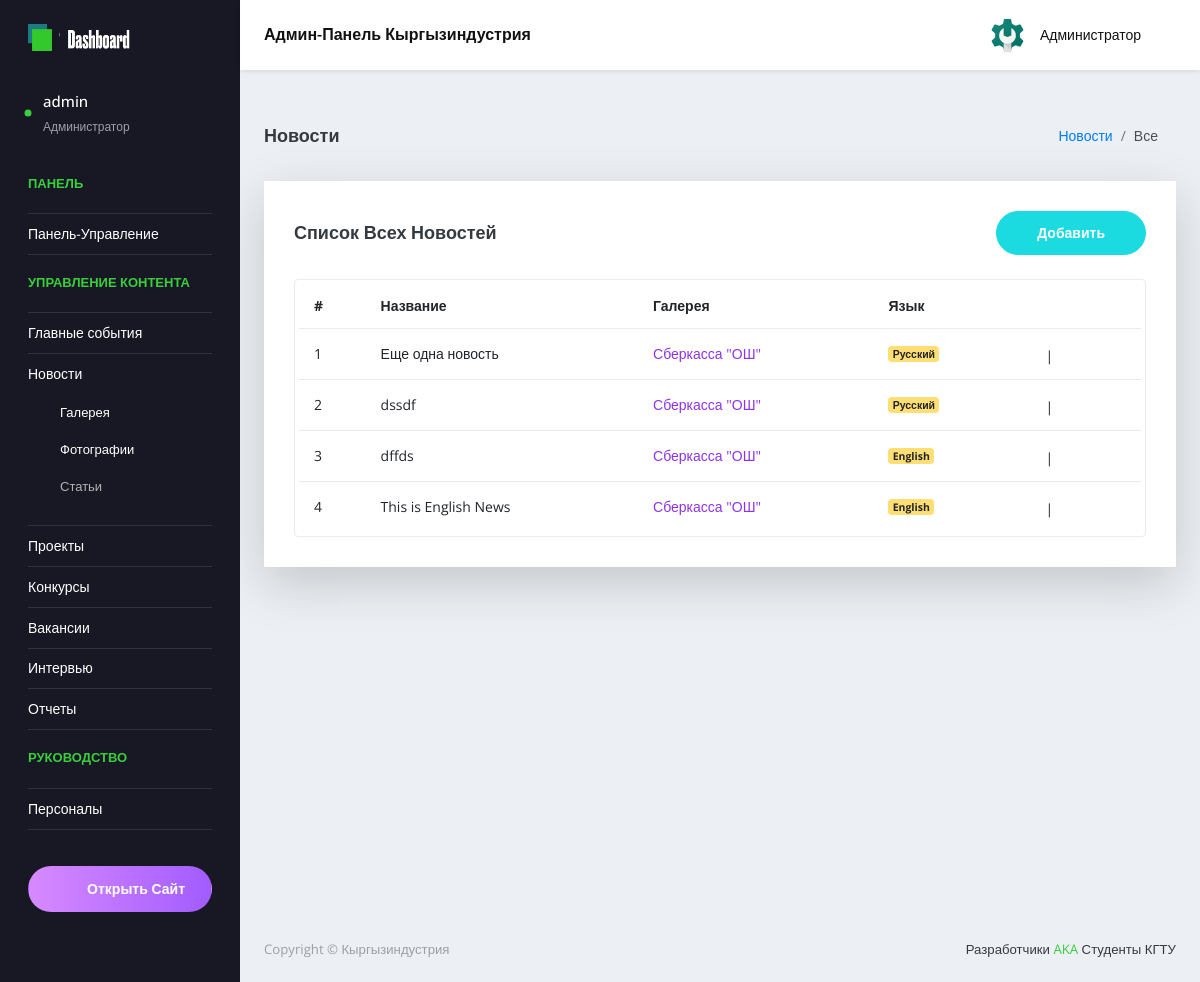
Before: /ru/admin-panel/news/all/ (signed in) with the older database file.
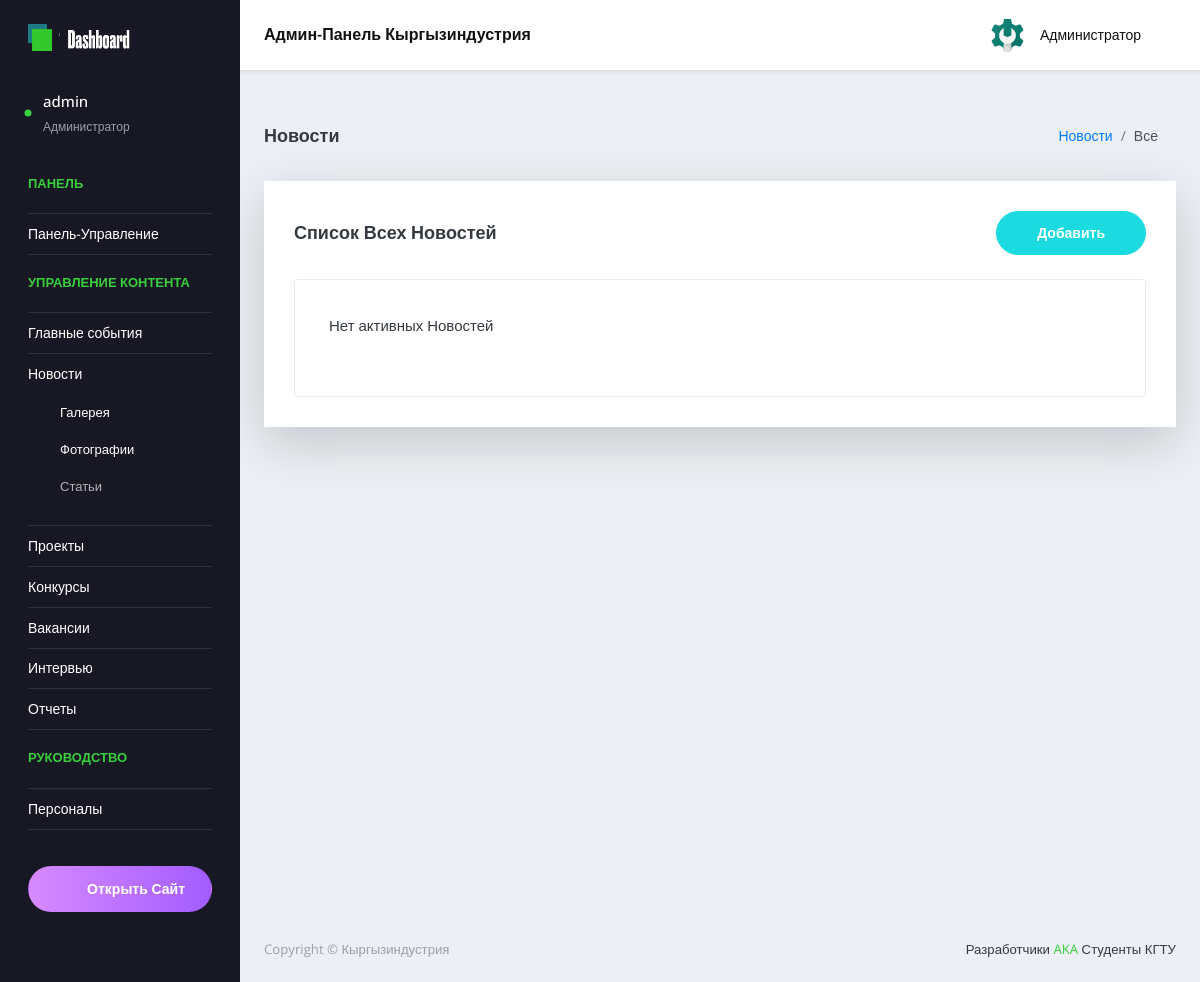
After: the same page with the newer database file.
### main/models.py (models this page shows, shortened)
class News(models.Model):
    Title=models.CharField(max_length=100,verbose_name="Заголовок новости", unique=True,error_messages={'unique':"Новость с таким названием уже существует!"})
    Short_Description = models.CharField(max_length=200,verbose_name="Краткое описание")
    Description=RichTextField(verbose_name="Описание")
    Date_added=models.DateTimeField(verbose_name="Дата публикации", default=now)
    Language= models.CharField(
                               max_length = 10,
                               choices = LanguageChoice.choices,
                               default = LanguageChoice.RU,
                               verbose_name = "Язык"
                               )
    Gallery=models.ForeignKey("galleryNews",on_delete=models.RESTRICT,verbose_name="Галерея")
    class Meta:
        ordering = ['-id']

class GalleryNews(models.Model):
    Name=models.CharField(max_length=70,verbose_name="Название галереи", unique=True,error_messages={'unique':"Галерея с таким названием уже существует!"})
    class Meta:
        db_table="galleryNews"
        ordering = ['-id']
    def __str__(self) -> str:
        return self.Name

### main/views.py (the view)
# urls.py: path('admin-panel/news/all/', views.NewsListView.as_view(), name='news_all'),
class NewsListView(LoginRequiredMixin, NewsView, ListView):
    login_url = 'login_page'
    template_name = 'admin/pages/news/news-all.html'
    paginate_by = 10

### main/templates/admin/pages/news/news-all.html (shortened to what this page needs)
{% extends 'admin/admin_base.html' %}
{% load static %}
  {% block content %}
      <div class="content-wrapper">
            <div class="page-header">
              <h3 class="page-title">Новости</h3>
              <nav aria-label="breadcrumb">
                <ol class="breadcrumb">
                  <li class="breadcrumb-item"><a href="#">Новости</a></li>
                  <li class="breadcrumb-item active" aria-current="page">Все</li>
                </ol>
              </nav>
            </div>
            <div class="row">
              <div class="col-lg-12 grid-margin stretch-card">
                <div class="card shadow-lg">
                  <div class="card-body">
                    <div class="d-sm-flex align-items-center mb-4">
                      <h4 class="card-title mb-sm-0">Список всех новостей</h4>
                      <a href="{% url 'news_create' %}" class="btn btn-primary btn-rounded my-1 my-sm-0 ml-auto">
                        Добавить
                      </a>
                    </div>
                    <div class="table-responsive border rounded p-1">
                      <table class="table table-hover">
                        {% if news_list %}
                        <thead>
                          <tr>
                            <th class="font-weight-bold">#</th>
                            <th class="font-weight-bold">Название</th>
                            <th class="font-weight-bold">Галерея</th>
                            <th class="font-weight-bold">Язык</th>
                          </tr>
                        </thead>
                        <tbody>
                          {% for news in news_list %}
                          <tr>
                            <td>{{forloop.counter}}</td>
                            <td class="td-title" >{{news.Title }}</td>
                            <td class="td-title text-info">{{news.Gallery}}</td>
                            <td><label class="badge badge-warning">{{news.Language}}</label></td>
                            <td class="edit-delete-icons">
                              <a href="{% url 'news_update' news.id %}"><i class="icon-pencil"></i></a> |
                              <a href="{% url 'news_delete' news.id %}" class="text-danger"><i class="icon-trash"></i></a>
                            </td>
                          </tr>
                          {% endfor %}
                        </tbody>
                        {% else %}
                        <div class="row purchace-popup">
                          <div class="col-12 stretch-card grid-margin">
                            <div class="card card-secondary">
                              <span class="card-body d-lg-flex align-items-center">
                                <p class="mb-lg-0">Нет активных Новостей</p>
                              </span>
                            </div>
                          </div>
                        </div>
                        {% endif %}
                      </table>
                    </div>
                  </div>
                </div>
              </div>
            </div>
      </div>
{% endblock content %}

Changed rows visible on the page:
removed News: Title "Еще одна новость", Gallery "Сберкасса \"ОШ\"", Language "Русский"
removed News: Title "dssdf", Gallery "Сберкасса \"ОШ\"", Language "Русский"
removed News: Title "dffds", Gallery "Сберкасса \"ОШ\"", Language "English"
removed News: Title "This is English News", Gallery "Сберкасса \"ОШ\"", Language "English"
Other visible differences:
text no longer shown: "# Название Галерея Язык"
text now shown: "Нет активных Новостей"
